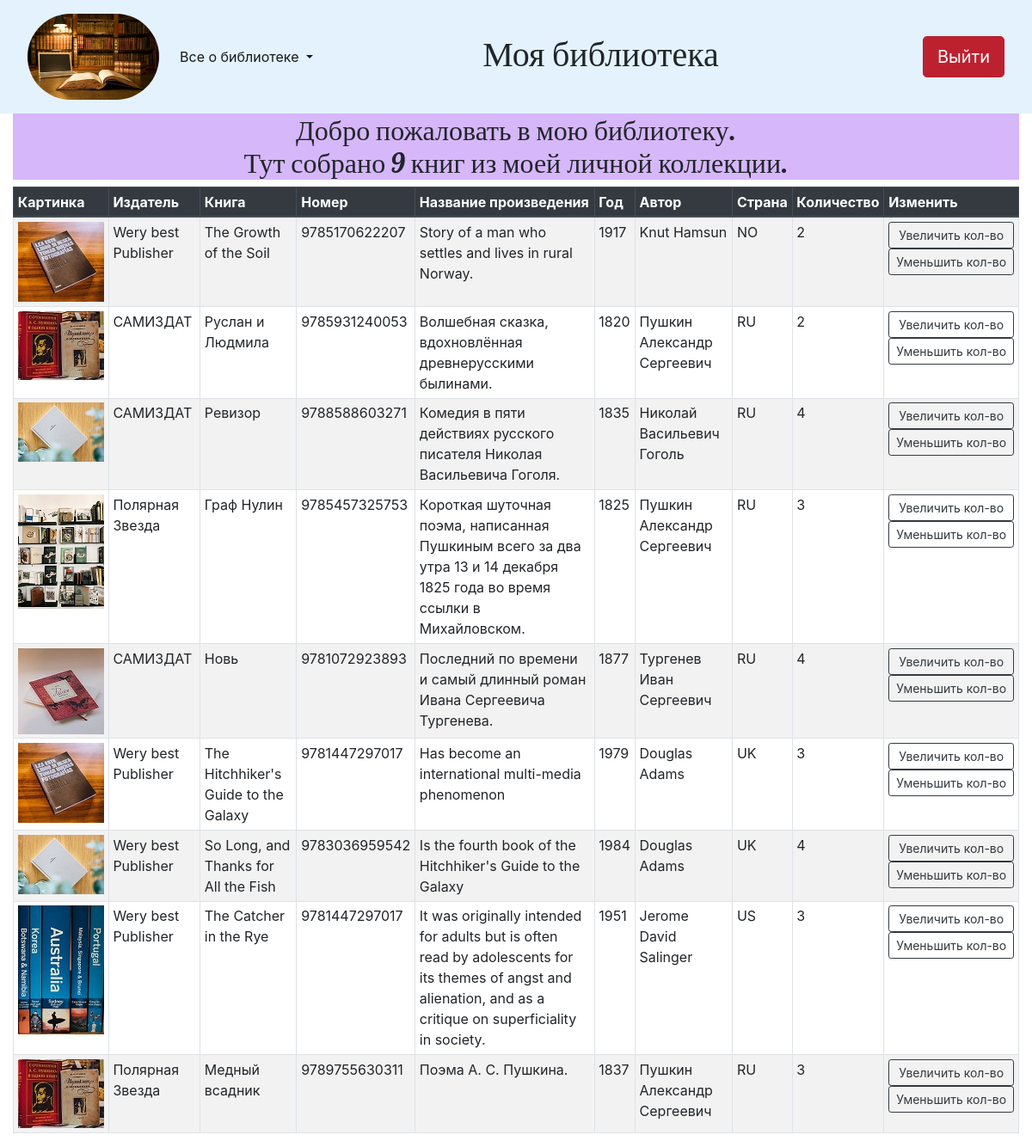
The page /book_list/ on the database its author committed.
### p_library/models.py (models this page shows, shortened)
class Book(models.Model):
	ISBN = models.CharField(max_length=13)
	title = models.TextField()
	description = models.TextField()
	year_release = models.SmallIntegerField()
	author = models.ForeignKey(Author, on_delete=models.CASCADE)
	publisher = models.ForeignKey(Publisher, on_delete=models.CASCADE, null=True, blank=True, related_name='books')
	copy_count = models.SmallIntegerField(default=1)
	price = models.DecimalField(default=0.00, max_digits=7, decimal_places=2)
	friend = models.ManyToManyField(Friend, blank=True, related_name='books')
	image = models.ImageField(upload_to='picture/%Y/%m/%d', blank=True)
	@property
	def image_url(self):
		if self.image and hasattr(self.image, 'url'):
			return self.image.url

class Publisher(models.Model):
	name = models.TextField()
	description = models.TextField()

class Author(models.Model):
	full_name = models.TextField(blank=True, null=True)
	birth_year = models.SmallIntegerField()
	country = models.CharField(max_length=2)

### p_library/views.py (the view)
# urls.py: path('book_list/', views.book_list, name='book_list'),
def book_list(request):
	template = loader.get_template('book_list.html')
	books = Book.objects.all()
	biblio_data = {"title": "мою библиотеку",
				 "books": books,
				 }
	return HttpResponse(template.render(biblio_data, request))

### p_library/templates/book_list.html (shortened to what this page needs)
{% extends 'base.html' %}
{% block header %}Добро пожаловать в {{ title }}. <br>
Тут собрано {{ books|length }} книг из моей личной коллекции.
{% endblock header %}
{% block content %}
    <table class="table table-striped table-sm table-bordered">
        <thead class="thead-dark">
            <tr>
                <th scope="col">Картинка</th>
                <th scope="col">Издатель</th>
                <th scope="col">Книга</th>
                <th scope="col">Номер</th>
                <th scope="col">Название произведения</th>
                <th scope="col">Год</th>
                <th scope="col">Автор</th>
                <th scope="col">Страна</th>
                <th scope="col">Количество</th>
                <th scope="col">Изменить</th>
            </tr>
        </thead>
        <tbody>
        {% for book in books %}
            <tr>
                <td><img src='{{ book.image_url }}' alt="picture"/></td>
                <td>{{ book.publisher.name }}</td>
                <td>{{ book.title }}</td>
                <td>{{ book.ISBN }}</td>
                <td>{{ book.description }}</td>
                <td>{{ book.year_release }}</td>
                <td>{{ book.author.full_name }}</td>
                <td>{{ book.author.country }}</td>
                <td>{{ book.copy_count }}</td>
            <td>
                <form action="/book_list/book_increment/" method="post" enctype="multipart/form-data">
                    <input type="submit" class="btn btn-outline-dark btn-sm btn-block" value="Увеличить кол-во" />
                </form>
                <form action="/book_list/book_decrement/" method="post" enctype="multipart/form-data">
                    <input type="submit" class="btn btn-outline-dark btn-sm btn-block" value="Уменьшить кол-во" />
                </form>
            </td>
            </tr>
        {% endfor %}
        </tbody>
    </table>
{% endblock %}

### p_library/templates/base.html (shortened to what this page needs)
<!DOCTYPE html>
{% load static %}
<html lang="en">
<head>
    <link rel="stylesheet" href='{% static "bootstrap/bootstrap.min.css" %}'/>
</head>
<body>
    <nav class="navbar navbar-expand-lg navbar-light navbar-fixed-top" style="background-color: #e3f2fd;">
        <a class="nav-link disabled" href="#"><img src='{% static "img/biblio_icon.jpg" %}' class="d-inline-block align-top rounded-pill width="150" height="100" alt="icon"">
        </a>
        <div class="collapse navbar-collapse" id="navbarSupportedContent">
          <ul class="navbar-nav">
            <li class="nav-item active dropdown">
              <a class="nav-link dropdown-toggle" href="#" id="navbarDropdownMenuLink" data-toggle="dropdown" aria-haspopup="true" aria-expanded="false">
                Все о библиотеке
              </a>
            </li>
          </ul>
          <span class="ml-auto mr-5">
            <h1 style="font-family: 'Lobster', cursive;">Моя библиотека</h1>
          </span>
          <span class="ml-auto mr-3">
            <a class="nav-link btn btn-lg btn-danger active" href="{% url 'p_library:index' %}">Выйти</a>
          </span>
        </div>
      </nav>
      <div class="container-fluid">
        <div class="row">
          <div class="col-12">
            <h2 class="text-center" style="background-color: #d6b7fa; font-family: 'Lobster', cursive;">{% block header %}{% endblock header %}</h2>
          </div>
        </div>
        {% block content %}
        {% endblock content %}
          </div>
</body>
</html>

### rows shown on the page
Book: image_url (picture), publisher.name "Wery best Publisher", title "The Growth of the Soil", ISBN "9785170622207", description "Story of a man who settles and lives in rural Norway.", year_release "1917", author.full_name "Knut Hamsun", author.country "NO", copy_count "2"
Book: image_url (picture), publisher.name "САМИЗДАТ", title "Руслан и Людмила", ISBN "9785931240053", description "Волшебная сказка, вдохновлённая древнерусскими былинами.", year_release "1820", author.full_name "Пушкин Александр Сергеевич", author.country "RU", copy_count "2"
Book: image_url (picture), publisher.name "САМИЗДАТ", title "Ревизор", ISBN "9788588603271", description "Комедия в пяти действиях русского писателя Николая Васильевича Гоголя.", year_release "1835", author.full_name "Николай Васильевич Гоголь", author.country "RU", copy_count "4"
Book: image_url (picture), publisher.name "Полярная Звезда", title "Граф Нулин", ISBN "9785457325753", description "Короткая шуточная поэма, написанная Пушкиным всего за два утра 13 и 14 декабря 1825 года во время ссылки в Михайловском.", year_release "1825", author.full_name "Пушкин Александр Сергеевич", author.country "RU", copy_count "3"
Book: image_url (picture), publisher.name "САМИЗДАТ", title "Новь", ISBN "9781072923893", description "Последний по времени и самый длинный роман Ивана Сергеевича Тургенева.", year_release "1877", author.full_name "Тургенев Иван Сергеевич", author.country "RU", copy_count "4"
Book: image_url (picture), publisher.name "Wery best Publisher", title "The Hitchhiker's Guide to the Galaxy", ISBN "9781447297017", description "Has become an international multi-media phenomenon", year_release "1979", author.full_name "Douglas Adams", author.country "UK", copy_count "3"
Book: image_url (picture), publisher.name "Wery best Publisher", title "So Long, and Thanks for All the Fish", ISBN "9783036959542", description "Is the fourth book of the Hitchhiker's Guide to the Galaxy", year_release "1984", author.full_name "Douglas Adams", author.country "UK", copy_count "4"
Book: image_url (picture), publisher.name "Wery best Publisher", title "The Catcher in the Rye", ISBN "9781447297017", description "It was originally intended for adults but is often read by adolescents for its themes of angst and alienation, and as a critique on superficiality in society.", year_release "1951", author.full_name "Jerome David Salinger", author.country "US", copy_count "3"
Book: image_url (picture), publisher.name "Полярная Звезда", title "Медный всадник", ISBN "9789755630311", description "Поэма А. С. Пушкина.", year_release "1837", author.full_name "Пушкин Александр Сергеевич", author.country "RU", copy_count "3"

### other values the page prints
{{ title }} "мою библиотеку"
{{ books|length }} "9"
